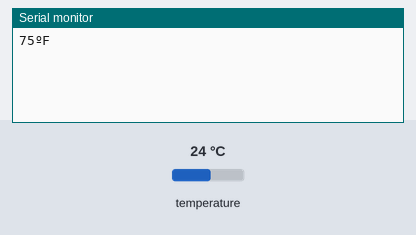
Bench run of a sketch on a simulated ESP32. Parts: the last lines printed to the serial monitor. The test bench sets the inputs (shaded band); at power-on: temperature 24 °C.

Above: at 1.5 s.
1.6 s: temperature set to 12 °C
At 3.0 s:
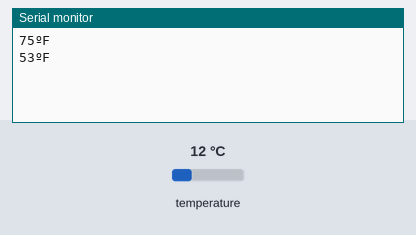
3.1 s: temperature set to 19 °C
At 4.9 s:
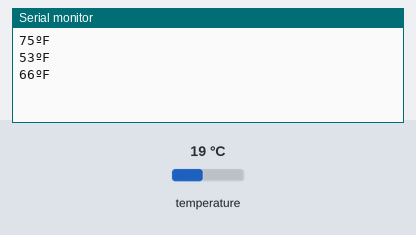
Timing chart, 0 to 6.4 s (numbered marks = the images above; inputs shaded):
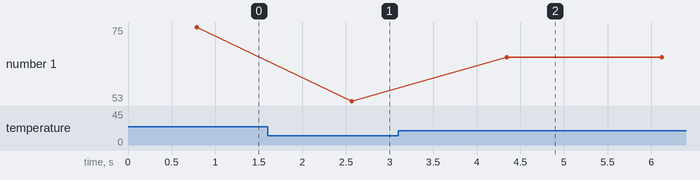

The sketch:

DS18B20_temp.ino
```cpp
/*********
  Rui Santos
  Complete project details at https://RandomNerdTutorials.com
*********/

#include <OneWire.h>
#include <DallasTemperature.h>

// pin that the data line of the DS18B20 is connected to
#define ONE_WIRE_BUS 4

// Setup a oneWire instance to communicate with any OneWire devices
OneWire oneWire(ONE_WIRE_BUS);

// Pass our oneWire reference to Dallas Temperature sensor
DallasTemperature sensors(&oneWire);

void setup() {
  Serial.begin(115200);
  // Start the DS18B20 sensor
  sensors.begin();
}

void loop() {
  sensors.requestTemperatures();
  float temperatureC = sensors.getTempCByIndex(0);
  float temperatureF = sensors.getTempFByIndex(0);
  Serial.print((int) temperatureF);
  Serial.println("ºF");
  delay(1000);
}
```

Measured:
- after the input at 1.6 s, the serial monitor: prints a new line after 0.97 s (image 1)
- after the input at 3.1 s, the serial monitor: prints a new line after 1.2 s (image 2)
- plotted number 1: 75 → 53 after the input at 1.6 s, 53 → 66 after the input at 3.1 s
